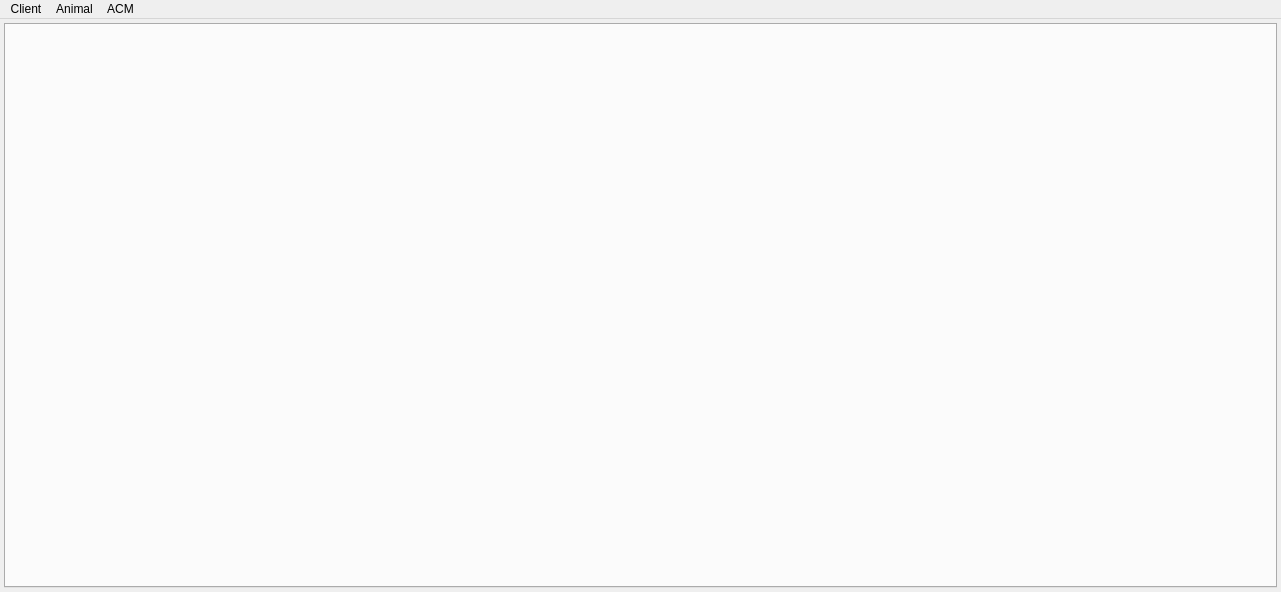
<?xml version="1.0" encoding="UTF-8"?>
<ui version="4.0">
 <class>StaffMainWindow</class>
 <widget class="QMainWindow" name="StaffMainWindow">
  <property name="geometry">
   <rect>
    <x>0</x>
    <y>0</y>
    <width>1281</width>
    <height>592</height>
   </rect>
  </property>
  <property name="windowTitle">
   <string>cuACS</string>
  </property>
  <widget class="QWidget" name="centralWidget">
   <layout class="QVBoxLayout" name="verticalLayout">
    <property name="spacing">
     <number>6</number>
    </property>
    <property name="leftMargin">
     <number>4</number>
    </property>
    <property name="topMargin">
     <number>4</number>
    </property>
    <property name="rightMargin">
     <number>4</number>
    </property>
    <property name="bottomMargin">
     <number>4</number>
    </property>
    <item>
     <widget class="QTabWidget" name="tabWidget">
      <property name="sizePolicy">
       <sizepolicy hsizetype="Preferred" vsizetype="Preferred">
        <horstretch>0</horstretch>
        <verstretch>0</verstretch>
       </sizepolicy>
      </property>
      <property name="currentIndex">
       <number>-1</number>
      </property>
     </widget>
    </item>
   </layout>
  </widget>
  <widget class="QMenuBar" name="menuBar">
   <property name="geometry">
    <rect>
     <x>0</x>
     <y>0</y>
     <width>1281</width>
     <height>22</height>
    </rect>
   </property>
   <widget class="QMenu" name="menuAnimal">
    <property name="title">
     <string>Animal</string>
    </property>
    <addaction name="actionView_Animals"/>
    <addaction name="actionAdd_Animals"/>
   </widget>
   <widget class="QMenu" name="menuACM">
    <property name="title">
     <string>ACM</string>
    </property>
    <addaction name="actionLaunch"/>
    <addaction name="actionMatch_Results"/>
   </widget>
   <widget class="QMenu" name="menuClient">
    <property name="title">
     <string>Client</string>
    </property>
    <addaction name="actionView_Clients"/>
    <addaction name="actionAdd_Clients"/>
   </widget>
   <addaction name="menuClient"/>
   <addaction name="menuAnimal"/>
   <addaction name="menuACM"/>
  </widget>
  <action name="actionView_Clients">
   <property name="enabled">
    <bool>true</bool>
   </property>
   <property name="text">
    <string>View Clients</string>
   </property>
  </action>
  <action name="actionAdd_Clients">
   <property name="enabled">
    <bool>true</bool>
   </property>
   <property name="text">
    <string>Add Clients</string>
   </property>
  </action>
  <action name="actionView_Animals">
   <property name="text">
    <string>View/Edit Animals</string>
   </property>
  </action>
  <action name="actionAdd_Animals">
   <property name="text">
    <string>Add Animals</string>
   </property>
  </action>
  <action name="actionLaunch">
   <property name="enabled">
    <bool>true</bool>
   </property>
   <property name="text">
    <string>Launch</string>
   </property>
  </action>
  <action name="actionLogin">
   <property name="text">
    <string>Login</string>
   </property>
  </action>
  <action name="actionMatch_Results">
   <property name="text">
    <string>Match Results</string>
   </property>
  </action>
 </widget>
 <layoutdefault spacing="6" margin="11"/>
 <resources/>
 <connections/>
</ui>
